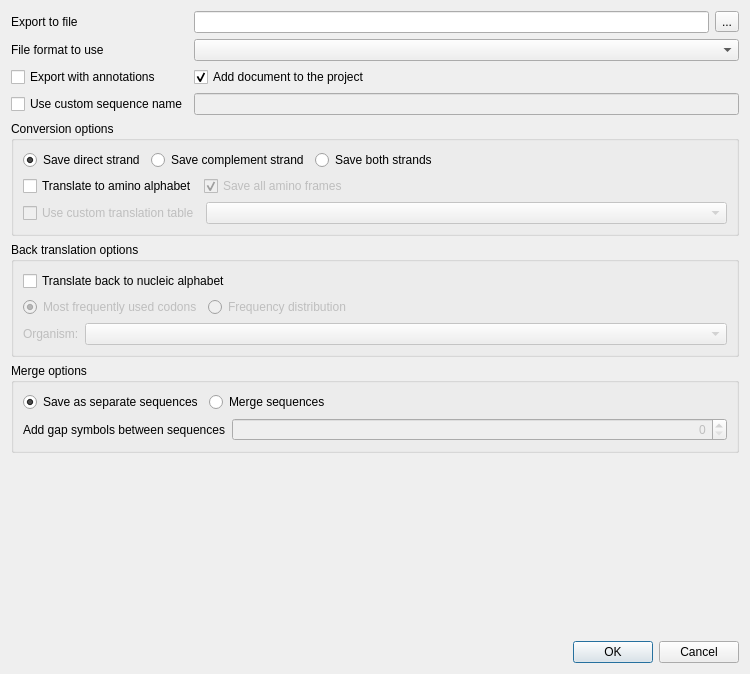
<?xml version="1.0" encoding="UTF-8"?>
<ui version="4.0">
 <class>U2::ExportSequencesDialog</class>
 <widget class="QDialog" name="U2::ExportSequencesDialog">
  <property name="geometry">
   <rect>
    <x>0</x>
    <y>0</y>
    <width>750</width>
    <height>674</height>
   </rect>
  </property>
  <property name="sizePolicy">
   <sizepolicy hsizetype="Preferred" vsizetype="Preferred">
    <horstretch>0</horstretch>
    <verstretch>0</verstretch>
   </sizepolicy>
  </property>
  <property name="minimumSize">
   <size>
    <width>750</width>
    <height>400</height>
   </size>
  </property>
  <property name="maximumSize">
   <size>
    <width>1234567</width>
    <height>674</height>
   </size>
  </property>
  <property name="windowTitle">
   <string>Export Selected Sequences</string>
  </property>
  <property name="modal">
   <bool>true</bool>
  </property>
  <layout class="QVBoxLayout" name="verticalLayout">
   <item>
    <layout class="QGridLayout" name="gridLayout_3">
     <property name="sizeConstraint">
      <enum>QLayout::SetDefaultConstraint</enum>
     </property>
     <item row="2" column="0">
      <widget class="QCheckBox" name="withAnnotationsBox">
       <property name="text">
        <string>Export with annotations</string>
       </property>
      </widget>
     </item>
     <item row="0" column="0">
      <widget class="QLabel" name="fileLabel">
       <property name="text">
        <string>Export to file</string>
       </property>
      </widget>
     </item>
     <item row="0" column="1">
      <widget class="QLineEdit" name="fileNameEdit"/>
     </item>
     <item row="0" column="2">
      <widget class="QToolButton" name="fileButton">
       <property name="text">
        <string>...</string>
       </property>
      </widget>
     </item>
     <item row="1" column="0">
      <widget class="QLabel" name="formatLabel">
       <property name="text">
        <string>File format to use</string>
       </property>
      </widget>
     </item>
     <item row="1" column="1" colspan="2">
      <widget class="QComboBox" name="formatCombo">
       <property name="sizePolicy">
        <sizepolicy hsizetype="Expanding" vsizetype="Fixed">
         <horstretch>0</horstretch>
         <verstretch>0</verstretch>
        </sizepolicy>
       </property>
      </widget>
     </item>
     <item row="4" column="0">
      <widget class="QCheckBox" name="customSeqNameBox">
       <property name="text">
        <string>Use custom sequence name</string>
       </property>
      </widget>
     </item>
     <item row="4" column="1" colspan="2">
      <widget class="QLineEdit" name="sequenceNameEdit">
       <property name="enabled">
        <bool>false</bool>
       </property>
      </widget>
     </item>
     <item row="2" column="1">
      <widget class="QCheckBox" name="addToProjectBox">
       <property name="text">
        <string>Add document to the project</string>
       </property>
       <property name="checked">
        <bool>true</bool>
       </property>
      </widget>
     </item>
    </layout>
   </item>
   <item>
    <widget class="QGroupBox" name="translationBox">
     <property name="minimumSize">
      <size>
       <width>0</width>
       <height>0</height>
      </size>
     </property>
     <property name="title">
      <string>Conversion options</string>
     </property>
     <layout class="QVBoxLayout" name="verticalLayout_3">
      <item>
       <layout class="QHBoxLayout" name="horizontalLayout_3">
        <item>
         <widget class="QRadioButton" name="directStrandButton">
          <property name="text">
           <string>Save direct strand</string>
          </property>
          <property name="checked">
           <bool>true</bool>
          </property>
         </widget>
        </item>
        <item>
         <widget class="QRadioButton" name="complementStrandButton">
          <property name="text">
           <string>Save complement strand</string>
          </property>
         </widget>
        </item>
        <item>
         <widget class="QRadioButton" name="bothStrandsButton">
          <property name="text">
           <string>Save both strands</string>
          </property>
         </widget>
        </item>
        <item>
         <spacer name="horizontalSpacer_3">
          <property name="orientation">
           <enum>Qt::Horizontal</enum>
          </property>
          <property name="sizeHint" stdset="0">
           <size>
            <width>40</width>
            <height>20</height>
           </size>
          </property>
         </spacer>
        </item>
       </layout>
      </item>
      <item>
       <layout class="QHBoxLayout" name="horizontalLayout_5">
        <item>
         <widget class="QCheckBox" name="translateButton">
          <property name="text">
           <string>Translate to amino alphabet</string>
          </property>
         </widget>
        </item>
        <item>
         <widget class="QCheckBox" name="allTFramesButton">
          <property name="enabled">
           <bool>false</bool>
          </property>
          <property name="text">
           <string>Save all amino frames</string>
          </property>
          <property name="checked">
           <bool>true</bool>
          </property>
         </widget>
        </item>
        <item>
         <spacer name="horizontalSpacer">
          <property name="orientation">
           <enum>Qt::Horizontal</enum>
          </property>
          <property name="sizeHint" stdset="0">
           <size>
            <width>40</width>
            <height>20</height>
           </size>
          </property>
         </spacer>
        </item>
       </layout>
      </item>
      <item>
       <layout class="QHBoxLayout" name="horizontalLayout_6">
        <item>
         <widget class="QCheckBox" name="translationTableButton">
          <property name="enabled">
           <bool>false</bool>
          </property>
          <property name="text">
           <string>Use custom translation table</string>
          </property>
         </widget>
        </item>
        <item>
         <widget class="QComboBox" name="translationTableCombo">
          <property name="enabled">
           <bool>false</bool>
          </property>
          <property name="sizePolicy">
           <sizepolicy hsizetype="Expanding" vsizetype="Fixed">
            <horstretch>0</horstretch>
            <verstretch>0</verstretch>
           </sizepolicy>
          </property>
         </widget>
        </item>
       </layout>
      </item>
     </layout>
    </widget>
   </item>
   <item>
    <widget class="QGroupBox" name="backTranslationBox">
     <property name="minimumSize">
      <size>
       <width>0</width>
       <height>0</height>
      </size>
     </property>
     <property name="title">
      <string>Back translation options</string>
     </property>
     <layout class="QVBoxLayout" name="verticalLayout_2">
      <item>
       <widget class="QCheckBox" name="backTranslateButton">
        <property name="text">
         <string>Translate back to nucleic alphabet</string>
        </property>
       </widget>
      </item>
      <item>
       <layout class="QHBoxLayout" name="horizontalLayout_4">
        <item>
         <widget class="QRadioButton" name="mostFrequentlyButton">
          <property name="enabled">
           <bool>false</bool>
          </property>
          <property name="text">
           <string>Most frequently used codons</string>
          </property>
          <property name="checked">
           <bool>true</bool>
          </property>
         </widget>
        </item>
        <item>
         <widget class="QRadioButton" name="frequencyDistributionButton">
          <property name="enabled">
           <bool>false</bool>
          </property>
          <property name="text">
           <string>Frequency distribution</string>
          </property>
         </widget>
        </item>
        <item>
         <spacer name="horizontalSpacer_4">
          <property name="orientation">
           <enum>Qt::Horizontal</enum>
          </property>
          <property name="sizeHint" stdset="0">
           <size>
            <width>40</width>
            <height>20</height>
           </size>
          </property>
         </spacer>
        </item>
       </layout>
      </item>
      <item>
       <layout class="QHBoxLayout" name="horizontalLayout" stretch="0,1">
        <item>
         <widget class="QLabel" name="organismLabel">
          <property name="enabled">
           <bool>false</bool>
          </property>
          <property name="text">
           <string>Organism:</string>
          </property>
         </widget>
        </item>
        <item>
         <widget class="QComboBox" name="organismCombo">
          <property name="enabled">
           <bool>false</bool>
          </property>
          <property name="sizePolicy">
           <sizepolicy hsizetype="Expanding" vsizetype="Fixed">
            <horstretch>0</horstretch>
            <verstretch>0</verstretch>
           </sizepolicy>
          </property>
          <property name="frame">
           <bool>true</bool>
          </property>
         </widget>
        </item>
       </layout>
      </item>
     </layout>
    </widget>
   </item>
   <item>
    <widget class="QGroupBox" name="saveModeBox">
     <property name="minimumSize">
      <size>
       <width>0</width>
       <height>0</height>
      </size>
     </property>
     <property name="title">
      <string>Merge options</string>
     </property>
     <layout class="QVBoxLayout" name="verticalLayout_5">
      <item>
       <layout class="QHBoxLayout" name="horizontalLayout_7">
        <item>
         <widget class="QRadioButton" name="separateButton">
          <property name="text">
           <string>Save as separate sequences</string>
          </property>
          <property name="checked">
           <bool>true</bool>
          </property>
         </widget>
        </item>
        <item>
         <widget class="QRadioButton" name="mergeButton">
          <property name="text">
           <string>Merge sequences</string>
          </property>
         </widget>
        </item>
        <item>
         <spacer name="horizontalSpacer_2">
          <property name="orientation">
           <enum>Qt::Horizontal</enum>
          </property>
          <property name="sizeHint" stdset="0">
           <size>
            <width>40</width>
            <height>20</height>
           </size>
          </property>
         </spacer>
        </item>
       </layout>
      </item>
      <item>
       <layout class="QHBoxLayout" name="horizontalLayout_2">
        <item>
         <widget class="QLabel" name="merge_gap_label">
          <property name="text">
           <string>Add gap symbols between sequences</string>
          </property>
         </widget>
        </item>
        <item>
         <widget class="QSpinBox" name="mergeSpinBox">
          <property name="enabled">
           <bool>false</bool>
          </property>
          <property name="sizePolicy">
           <sizepolicy hsizetype="Expanding" vsizetype="Fixed">
            <horstretch>0</horstretch>
            <verstretch>0</verstretch>
           </sizepolicy>
          </property>
          <property name="alignment">
           <set>Qt::AlignRight|Qt::AlignTrailing|Qt::AlignVCenter</set>
          </property>
          <property name="maximum">
           <number>100000</number>
          </property>
         </widget>
        </item>
       </layout>
      </item>
     </layout>
    </widget>
   </item>
   <item>
    <spacer name="verticalSpacer">
     <property name="orientation">
      <enum>Qt::Vertical</enum>
     </property>
     <property name="sizeHint" stdset="0">
      <size>
       <width>20</width>
       <height>40</height>
      </size>
     </property>
    </spacer>
   </item>
   <item>
    <widget class="QDialogButtonBox" name="buttonBox">
     <property name="standardButtons">
      <set>QDialogButtonBox::Cancel|QDialogButtonBox::Ok</set>
     </property>
    </widget>
   </item>
  </layout>
 </widget>
 <tabstops>
  <tabstop>fileNameEdit</tabstop>
  <tabstop>fileButton</tabstop>
  <tabstop>formatCombo</tabstop>
  <tabstop>withAnnotationsBox</tabstop>
  <tabstop>customSeqNameBox</tabstop>
  <tabstop>sequenceNameEdit</tabstop>
  <tabstop>directStrandButton</tabstop>
  <tabstop>complementStrandButton</tabstop>
  <tabstop>bothStrandsButton</tabstop>
  <tabstop>translateButton</tabstop>
  <tabstop>translationTableButton</tabstop>
  <tabstop>translationTableCombo</tabstop>
  <tabstop>backTranslateButton</tabstop>
  <tabstop>mostFrequentlyButton</tabstop>
  <tabstop>frequencyDistributionButton</tabstop>
  <tabstop>organismCombo</tabstop>
  <tabstop>separateButton</tabstop>
  <tabstop>mergeButton</tabstop>
  <tabstop>mergeSpinBox</tabstop>
 </tabstops>
 <resources/>
 <connections>
  <connection>
   <sender>mergeButton</sender>
   <signal>toggled(bool)</signal>
   <receiver>mergeSpinBox</receiver>
   <slot>setEnabled(bool)</slot>
   <hints>
    <hint type="sourcelabel">
     <x>518</x>
     <y>379</y>
    </hint>
    <hint type="destinationlabel">
     <x>517</x>
     <y>406</y>
    </hint>
   </hints>
  </connection>
  <connection>
   <sender>translateButton</sender>
   <signal>clicked(bool)</signal>
   <receiver>allTFramesButton</receiver>
   <slot>setEnabled(bool)</slot>
   <hints>
    <hint type="sourcelabel">
     <x>119</x>
     <y>184</y>
    </hint>
    <hint type="destinationlabel">
     <x>350</x>
     <y>184</y>
    </hint>
   </hints>
  </connection>
  <connection>
   <sender>backTranslateButton</sender>
   <signal>clicked(bool)</signal>
   <receiver>mostFrequentlyButton</receiver>
   <slot>setEnabled(bool)</slot>
   <hints>
    <hint type="sourcelabel">
     <x>132</x>
     <y>269</y>
    </hint>
    <hint type="destinationlabel">
     <x>133</x>
     <y>293</y>
    </hint>
   </hints>
  </connection>
  <connection>
   <sender>backTranslateButton</sender>
   <signal>clicked(bool)</signal>
   <receiver>frequencyDistributionButton</receiver>
   <slot>setEnabled(bool)</slot>
   <hints>
    <hint type="sourcelabel">
     <x>132</x>
     <y>269</y>
    </hint>
    <hint type="destinationlabel">
     <x>517</x>
     <y>293</y>
    </hint>
   </hints>
  </connection>
  <connection>
   <sender>backTranslateButton</sender>
   <signal>clicked(bool)</signal>
   <receiver>organismLabel</receiver>
   <slot>setEnabled(bool)</slot>
   <hints>
    <hint type="sourcelabel">
     <x>132</x>
     <y>269</y>
    </hint>
    <hint type="destinationlabel">
     <x>69</x>
     <y>319</y>
    </hint>
   </hints>
  </connection>
  <connection>
   <sender>backTranslateButton</sender>
   <signal>clicked(bool)</signal>
   <receiver>organismCombo</receiver>
   <slot>setEnabled(bool)</slot>
   <hints>
    <hint type="sourcelabel">
     <x>132</x>
     <y>269</y>
    </hint>
    <hint type="destinationlabel">
     <x>441</x>
     <y>319</y>
    </hint>
   </hints>
  </connection>
  <connection>
   <sender>translateButton</sender>
   <signal>clicked(bool)</signal>
   <receiver>translationTableButton</receiver>
   <slot>setEnabled(bool)</slot>
   <hints>
    <hint type="sourcelabel">
     <x>120</x>
     <y>184</y>
    </hint>
    <hint type="destinationlabel">
     <x>120</x>
     <y>209</y>
    </hint>
   </hints>
  </connection>
  <connection>
   <sender>customSeqNameBox</sender>
   <signal>clicked(bool)</signal>
   <receiver>sequenceNameEdit</receiver>
   <slot>setEnabled(bool)</slot>
   <hints>
    <hint type="sourcelabel">
     <x>161</x>
     <y>106</y>
    </hint>
    <hint type="destinationlabel">
     <x>197</x>
     <y>103</y>
    </hint>
   </hints>
  </connection>
  <connection>
   <sender>buttonBox</sender>
   <signal>rejected()</signal>
   <receiver>U2::ExportSequencesDialog</receiver>
   <slot>reject()</slot>
   <hints>
    <hint type="sourcelabel">
     <x>269</x>
     <y>456</y>
    </hint>
    <hint type="destinationlabel">
     <x>269</x>
     <y>238</y>
    </hint>
   </hints>
  </connection>
 </connections>
</ui>
